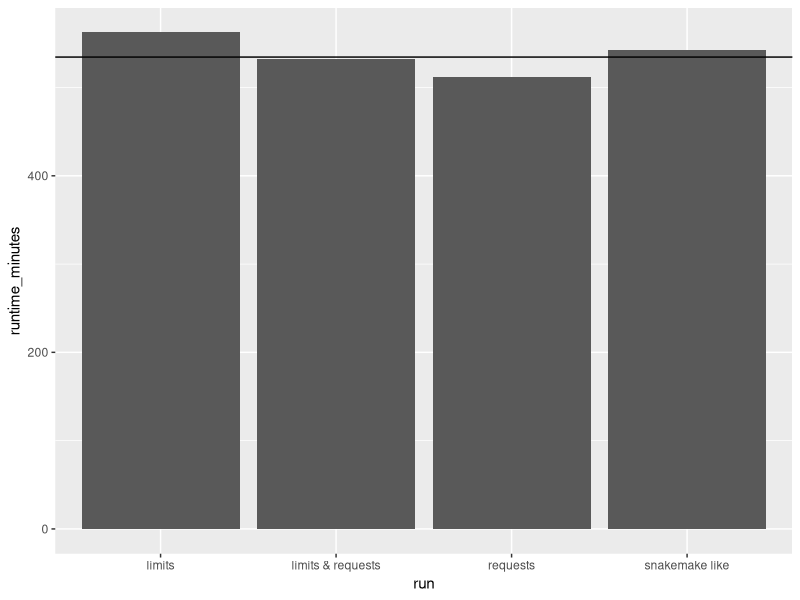

Write R code to recreate this figure.
library(tidyverse)
library(lubridate)


times <- read.csv("benchmark_comparison/times.csv") %>%
  mutate(
    runtime = hms(runtime),
    runtime_minutes = as.numeric(hms(runtime), "minutes")
  )

ggplot(times %>% filter(run != "snakemake"), aes(x=run, y=runtime_minutes)) +
  geom_bar(stat = "identity") +
  geom_hline(yintercept = times %>% filter(run == "snakemake") %>% select(runtime_minutes) %>% pull())



